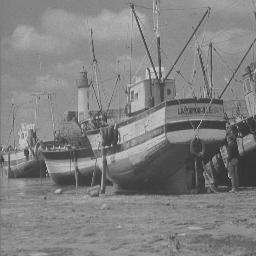
%> input picture Practical 1/images/boat256.jpg, 256 x 256 px
$ octave main.m   (GNU Octave 9; MATLAB toolbox functions it lacks are replaced by stand-ins)
%> lines starting %> are read from the running program, lines starting %| are printed output that depends on the picture
### Practical 1/utilities/transformTable.m
function table = transformTable(transformFunction, varargin)
    % This function can be used in Tasks 2, 3 & 4

    % Given the transform function and the parameters, returns the table of
    % transformation

    array = zeros(1, 256);

    for index = 1:256
        input = index - 1;
        numberParameters = nargin - 1;
        output = transformFunction(input, varargin{1:numberParameters});
        array(index) = output;
    end

    table = uint8(array);
end

### Practical 1/utilities/transform.m
function imageOut = transform(image, table)
    % This function can be used in Tasks 2, 3 & 4

    % Given the image and the transform table, returns the new image
    [rows, columns] = size(image);

    for row = 1:rows

        for column = 1:columns
            pixel = image(row, column);
            index = uint16(pixel) + 1;
            newPixel = table(index);
            image(row, column) = newPixel;
        end

    end

    imageOut = image;
end

### Practical 1/utilities/displayImages.m
function displayImages(image, transformTable, transformTitle, newImage)
    % This function can be used in Tasks 2, 3 & 4

    % Given the original and new images, display them

    figure
    subplot(2, 3, 1);
    imshow(image);
    subplot(2, 3, 4);
    value = histogram(image, 'BinLimits', [0 256], 'BinWidth', 1);

    subplot(2, 3, 2);

    x = 0:255;
    y = transformTable;
    plot(x, y);
    xlabel('input');
    ylabel('output');
    title(transformTitle);

    subplot(2, 3, 3);
    imshow(newImage);
    subplot(2, 3, 6);
    histogram(newImage, 'BinLimits', [0 256], 'BinWidth', 1);
end

### Practical 1/Task 5/histogramEqulisation.m
function output = histogramEqulisation(input, image)
    % Histogram Equlisation

    % Given an image and a grey scale value, returns the output grey scale

    [pixelCounts, grayLevels] = imhist(image);
    cdf = cumsum(pixelCounts);
    table = 256 * cdf / sum(pixelCounts);
    output = table(input + 1, 1);

end

### Practical 1/Task 5/main.m
% Histogram Equalisation

addpath('../utilities/');
boat = imread('../images/boat256.jpg');
%> boat is the input picture: size 256x256 uint8; min 24, max 222, mean 128.9

% Implement our own transformation
table = transformTable(@histogramEqulisation, boat);
%> the loop in transformTable, `for index = 1:256` made 256 passes
%> output on passes 1 to 3: 0, 0, 0
%> after the loop in transformTable, `for index = 1:256`: array = 256 values from 0 to 256
%> in transformTable, `table = uint8(array);`: table = 256 values from 0 to 255
%> table = 256 values from 0 to 255
title = sprintf('Our Own Histogram Equalisation');
newBoat = transform(boat, table);
%> after the loop in transform, `for row = 1:rows`:
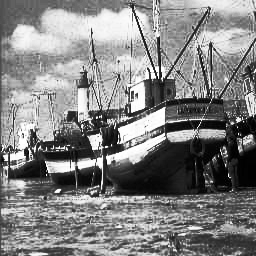
%> image: size 256x256 uint8; min 0, max 255, mean 129.9
displayImages(boat, table, title, newBoat);
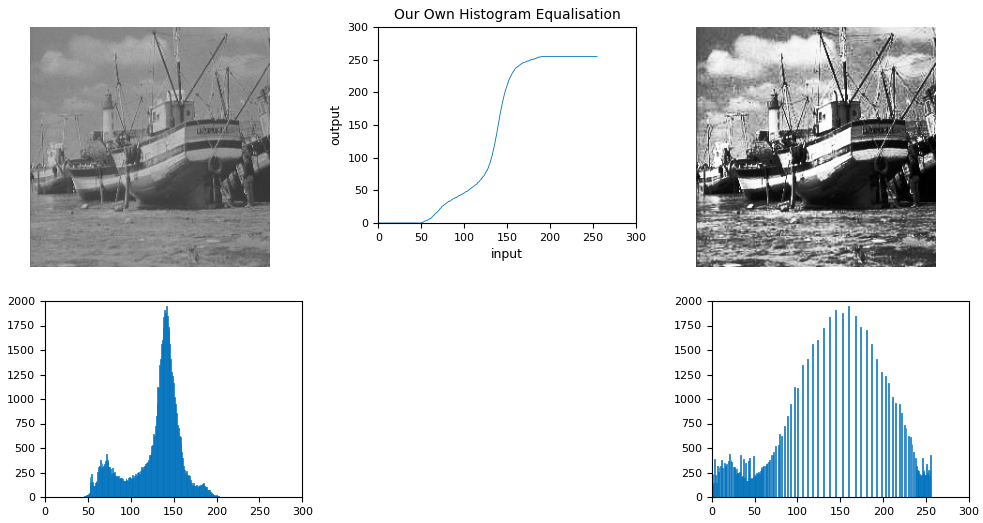
%> figure redrawn from the program's plot data, 5 panels

% Use Matlab built-in function to do the transformation
% https://uk.mathworks.com/help/images/ref/histeq.html
title = sprintf('Built-in Histogram Equalisation');
newBoat = histeq(boat, 256);
displayImages(boat, table, title, newBoat);
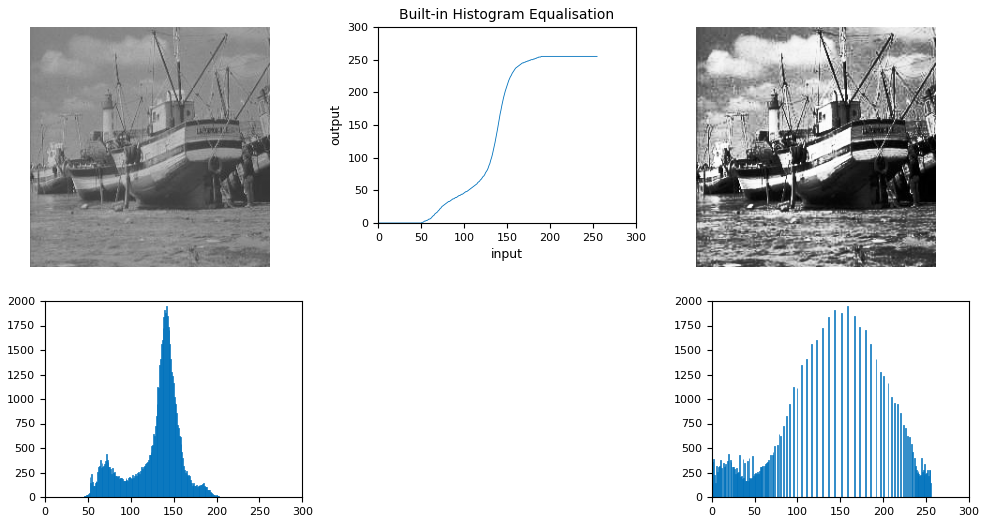
%> figure redrawn from the program's plot data, 5 panels
